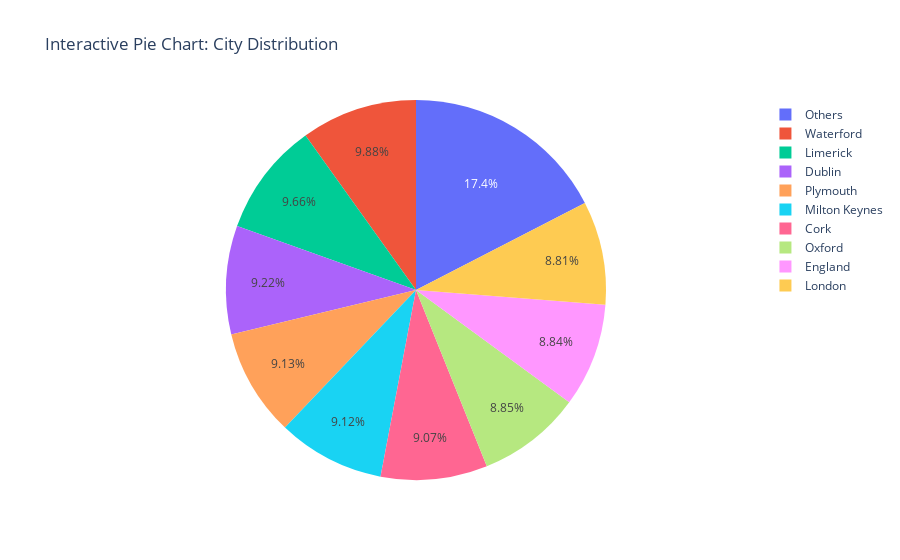

This figure's notebook cell:
### Code cell
# Calculate the percentage distribution of contacts by city
city_distribution = data_graphics['city'].value_counts(normalize=True) * 100

# Identify cities with less than 9% and group them into 'Others'
threshold = 9.4
filtered_cities = city_distribution[city_distribution >= threshold].index
data_graphics['city_grouped'] = data_graphics['city'].apply(lambda x: x if x in filtered_cities else 'Others')

# Create a pie chart to show the grouped distribution
fig = px.pie(data_graphics, names='city_grouped', title='Interactive Pie Chart: City Distribution')

# Show the plot
fig.show()

### Figure 1 — Plotly figure (JSON) as saved in the notebook; plotly's stock layout.template omitted (floating-point values rounded to 4 significant figures; data arrays with more than 128 entries replaced by an {"elided": "..."} marker saying what was removed)
{"data": [{"domain": {"x": [0, 1], "y": [0, 1]}, "hovertemplate": "city_grouped=%{label}<extra></extra>", "labels": {"elided": "6801 str values"}, "legendgroup": "", "name": "", "showlegend": true, "type": "pie"}], "layout": {"legend": {"tracegroupgap": 0}, "title": {"text": "Interactive Pie Chart: City Distribution"}}}
